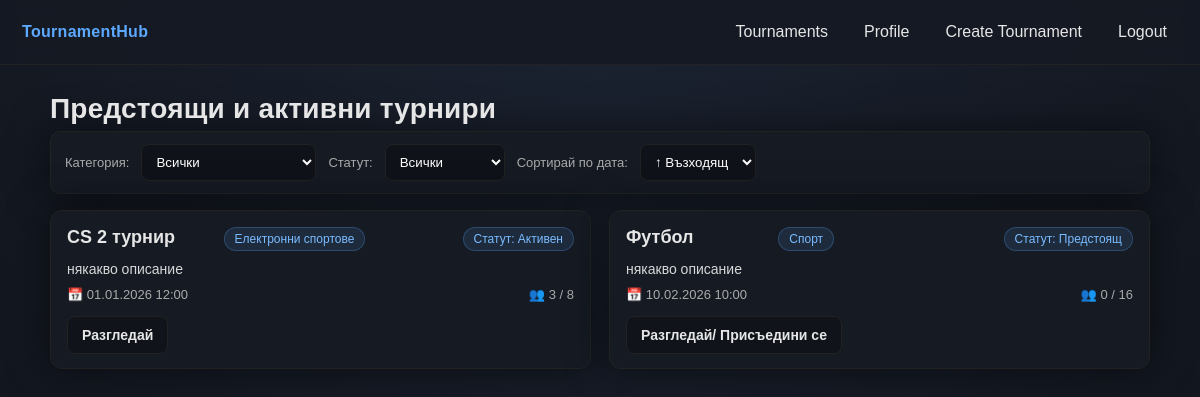
/home.php (signed in), run on the app's committed database.
### tables this page shows
CREATE TABLE Tournament (
    id INT UNSIGNED AUTO_INCREMENT PRIMARY KEY,
    name VARCHAR(63) NOT NULL,
    description VARCHAR(255),
    category VARCHAR(63),
    start_datetime DATETIME NOT NULL,
    end_datetime DATETIME NOT NULL,
    status ENUM('upcoming', 'ongoing', 'finished') NOT NULL DEFAULT 'upcoming',
    capacity INT UNSIGNED NOT NULL,
    spots_taken INT UNSIGNED NOT NULL DEFAULT 0, 
    is_team_based BOOLEAN NOT NULL,
    creator_user_id INT UNSIGNED NOT NULL,
    CONSTRAINT fk_tournament_creator
        FOREIGN KEY (creator_user_id)
        REFERENCES User(id)
        ON DELETE CASCADE
        ON UPDATE CASCADE 
);

### home.php (the view, shortened to what this page needs)
<?php
require "db.php";
$stmt = mysqli_prepare(
    $conn,
    "SELECT
        t.id,
        t.name,
        t.description,
        t.category,
        t.start_datetime,
        t.capacity,
        t.spots_taken,
        t.status
     FROM Tournament t
     WHERE t.status != 'finished'
     ORDER BY t.start_datetime"
);
mysqli_stmt_execute($stmt);
$result = mysqli_stmt_get_result($stmt);
$tournaments = [];
while ($row = mysqli_fetch_assoc($result)) {
    $tournaments[] = $row;
}
?>
<!DOCTYPE html>
<html lang="bg">
<head>
    <link rel="stylesheet" href="style.css">
</head>
<body>
<header class="navbar">
    <div class="logo"><a href="home.php">TournamentHub</a></div>
    <nav>
        <a href="home.php">Tournaments</a>
        <a href="user.php">Profile</a>
        <a href="create_tournament.php">Create Tournament</a>
        <a href="handlers/logout_handler.php">Logout</a>
    </nav>
</header>
<main class="container">
    <h1>Предстоящи и активни турнири</h1>
        <div class="filters">
        <label for="category-filter">Категория:</label>
        <select id="category-filter">
            <option value="">Всички</option>
        </select>
        <label for="status-filter">Статут:</label>
        <select id="status-filter">
            <option value="">Всички</option>
        </select>
        <label for="sort-date">Сортирай по дата:</label>
        <select id="sort-date">
            <option value="asc">↑ Възходящ</option>
        </select>
        </div>
    <div id="tournament-grid" class="tournament-grid">
        <?php foreach ($tournaments as $t): ?>
            <div class="tournament-card"
             data-date="<?= strtotime($t['start_datetime']) ?>"
             data-category="<?= htmlspecialchars($t['category']) ?>"
             data-status="<?= $t['status'] ?>">
                <div class="card-header">
                    <h2><?= htmlspecialchars($t['name']) ?></h2>
                    <?php
                    $status = $t['status'];
                    if ($status === 'upcoming') {
                    $label = 'Статут: Предстоящ';
                    } elseif ($status === 'ongoing') {
                    $label = 'Статут: Активен';
                    } else {
                    $label = htmlspecialchars($status);
                    }
                    ?>
                    <span class="tag"><?= htmlspecialchars($t['category']) ?></span><br>
                    <span class="tag"><?= $label ?></span>
                </div>
                <p class="description">
                    <?= htmlspecialchars($t['description']) ?>
                </p>
                <div class="meta">
                    <span>📅 <?= date("d.m.Y H:i", strtotime($t['start_datetime'])) ?></span>
                    <span>👥 <?= (int)$t['spots_taken'] ?> / <?= (int)$t['capacity'] ?></span>
                </div>
                <div class="actions">
                    <?php
                    $status = $t['status'];
                    if ($status === 'upcoming') {
                    $button_text = 'Разгледай/ Присъедини се';
                    } elseif ($status === 'ongoing') {
                    $button_text = 'Разгледай';
                    } else {
                    $button_text = htmlspecialchars($status);
                    }
                    ?>
                    <a class="btn"
                       href="tournament.php?id=<?= (int)$t['id'] ?>"><?= $button_text ?></a>
                </div>
            </div>
        <?php endforeach; ?>
    </div>
</main>
</body>
</html>

### style.css (style rules this page uses)
:root { --bg1:#1b2230; --bg2:#0f1218; --text:#e6e6e6; --muted:#aaa; --card:#151a23; --border:#222; --primary:#5da9ff; --primaryHover:#7bbcff; --shadow: 0 0 40px rgba(0,0,0,.55); }
* { box-sizing:border-box; font-family: Arial, sans-serif; }
body { margin:0; min-height:100vh; background: radial-gradient(circle at top, var(--bg1), var(--bg2)); color:var(--text); }
a { color:var(--primary); text-decoration:none; }
.navbar { position: sticky; top: 0; z-index: 10; display:flex; align-items:center; justify-content:space-between; padding: 14px 22px; background: rgba(21,26,35,.92); border-bottom: 1px solid var(--border); backdrop-filter: blur(8px); }
.navbar .logo { font-weight: 800; letter-spacing: .3px; color: var(--primary); user-select:none; }
.logo > a { text-decoration: none; }
.navbar nav { display:flex; align-items:center; gap:14px; }
.navbar nav a { color: var(--text); text-decoration:none; padding: 8px 10px; border-radius: 8px; border: 1px solid transparent; }
.container { width: min(1100px, calc(100% - 40px)); margin: 0 auto; padding: 28px 0 46px; }
.container h1 { margin: 0 0 6px; font-size: 28px; letter-spacing: .2px; }
.container h2 { margin: 28px 0 12px; font-size: 20px; font-weight: 700; }
.container p { color: #d8d8d8; margin: 8px 0; }
.meta { color: var(--muted); font-size: 13px; }
.filters { display:flex; align-items:center; flex-wrap:wrap; gap:10px 12px; background: var(--card); border: 1px solid var(--border); border-radius: 10px; padding: 12px 14px; box-shadow: var(--shadow); }
.filters label { color: var(--muted); font-size: 13px; }
select, input, textarea { background: var(--bg2); color: #fff; border: 1px solid var(--border); border-radius: 8px; padding: 9px 10px; outline: none; }
.tournament-grid, .match-grid { display:grid; grid-template-columns: repeat(auto-fit, minmax(280px, 1fr)); gap: 18px; margin-top: 16px; }
.tournament-card, .match-card { background: var(--card); border: 1px solid var(--border); border-radius: 12px; padding: 16px 16px 14px; box-shadow: var(--shadow); transition: transform .15s ease, border-color .15s ease; }
.card-header { display:flex; align-items:flex-start; justify-content:space-between; gap: 12px; }
.card-header h2 { margin:0; font-size: 18px; font-weight: 800; color: var(--text); line-height: 1.2; }
.tag { flex: 0 0 auto; font-size: 12px; color: var(--primaryHover); background: rgba(93,169,255,.12); border: 1px solid rgba(93,169,255,.25); padding: 4px 10px; border-radius: 999px; white-space: nowrap; }
.description { margin: 12px 0 10px; color: #d1d1d1; line-height: 1.45; font-size: 14px; }
.tournament-card .meta { display:flex; justify-content:space-between; gap: 10px; flex-wrap:wrap; margin-top: 8px; }
.btn { display:inline-flex; align-items:center; justify-content:center; gap:8px; padding: 10px 14px; border-radius: 8px; border: 1px solid var(--border); background: rgba(15,18,24,.7); color: var(--text); cursor:pointer; font-weight: 800; font-size: 14px; text-decoration:none; transition: background .15s ease, transform .05s ease, border-color .15s ease; }
.actions { display:flex; align-items:center; gap: 10px; margin-top: 14px; }
.actions .btn { min-width: 92px; }

### data on the page
tournament: name "CS 2 турнир", category "Електронни спортове", status "Статут: Активен", description "някакво описание", start_datetime "01.01.2026 12:00", spots_taken "3", capacity "8", status "Разгледай"
tournament: name "Футбол", category "Спорт", status "Статут: Предстоящ", description "някакво описание", start_datetime "10.02.2026 10:00", spots_taken "0", capacity "16", status "Разгледай/ Присъедини се"
